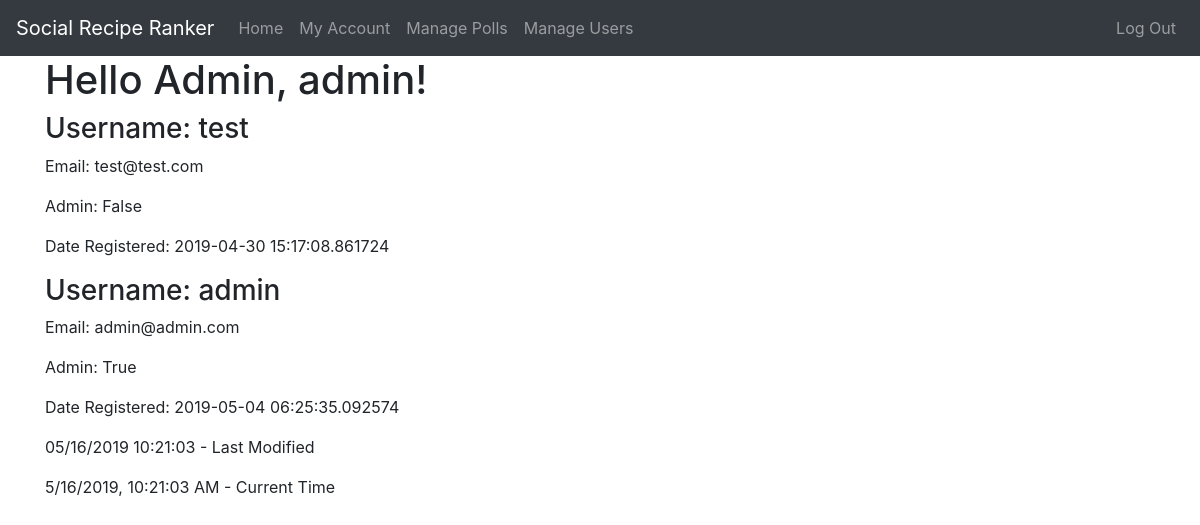
The page /manage_users (signed in) on the database as committed earlier.
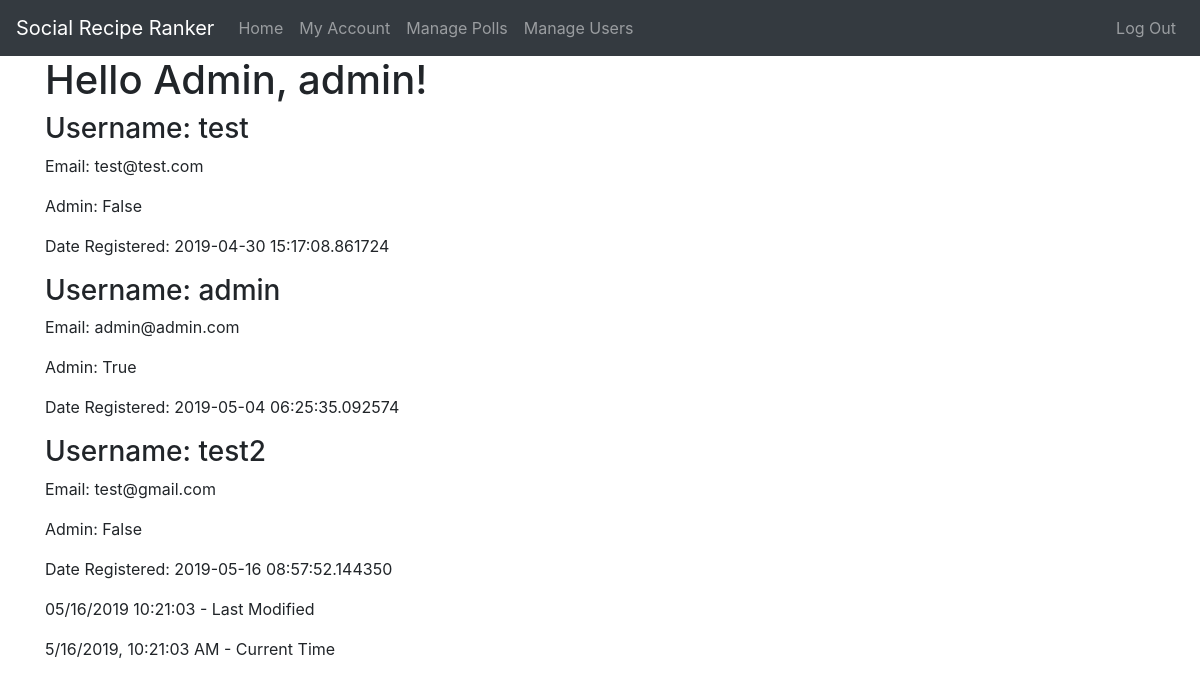
The same page on the database as committed later.
### app/models.py (models this page shows, shortened)
class User(UserMixin, db.Model):
    id = db.Column(db.Integer, primary_key=True)  # not null and unique by default
    username = db.Column(db.String(64), nullable=False, unique=True, index=True)
    email = db.Column(db.String(128), nullable=False, unique=True, index=True)
    password_hash = db.Column(db.String(128), nullable=False)
    date_registered = db.Column(db.DateTime, nullable=False, index=True, default=datetime.utcnow)
    is_admin = db.Column(db.Boolean, nullable=False, default=False)
    polls = db.relationship("Poll", backref='creator', lazy='dynamic')  # dynamic so we can filter the queries later
    recipes = db.relationship("Recipe", backref='contributor', lazy='dynamic')
    votes = db.relationship("Vote", backref='user', lazy='dynamic')

### app/routes.py (the view)
@app.route('/manage_users')
@login_required
def manage_users():
    if current_user.is_admin:
        return render_template('manage_users.html', title='Manage Users', users=User)
    else:
        abort(403)

### app/models.py (called while the page is built)
@login_manager.user_loader
def load_user(id):
    return User.query.get(int(id))

### app/templates/manage_users.html
{% extends "base.html" %}
{% block content %}
    <h1>Hello Admin, {{ current_user.username }}!</h1>
    {% for user in current_user.query.all() %}
    <h3>Username: {{ user.username }}</h3>
    <p>Email: {{ user.email }}</p>
    <p>Admin: {{ user.is_admin }}</p>
    <p>Date Registered: {{ user.date_registered }}</p>
    {% endfor %}
{% endblock %}

Rows that differ between the two databases and show on the page:
added User: username "test2", email "test@gmail.com", is_admin "False", date_registered "2019-05-16 08:57:52.144350"
